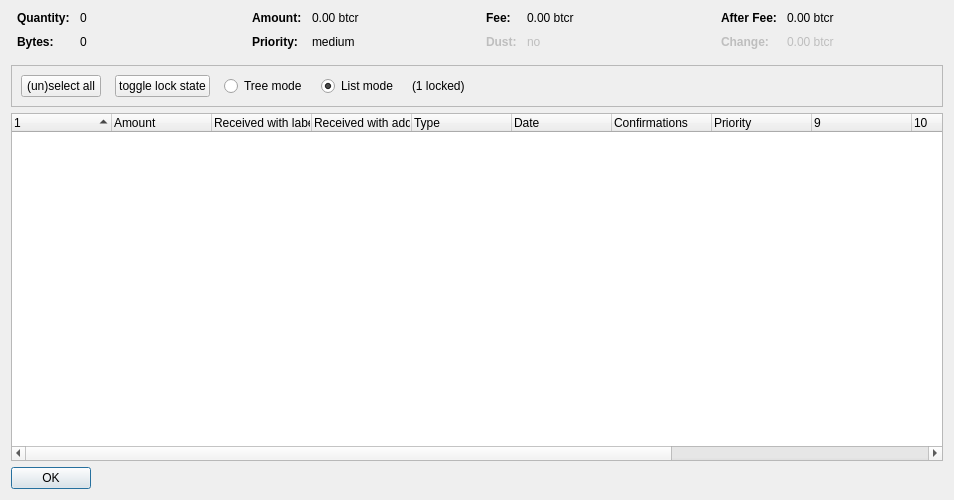
<?xml version="1.0" encoding="UTF-8"?>
<ui version="4.0">
 <class>CoinControlDialog</class>
 <widget class="QDialog" name="CoinControlDialog">
  <property name="geometry">
   <rect>
    <x>0</x>
    <y>0</y>
    <width>954</width>
    <height>500</height>
   </rect>
  </property>
  <property name="windowTitle">
   <string>Coin Selection</string>
  </property>
  <layout class="QVBoxLayout" name="verticalLayout">
   <item>
    <layout class="QHBoxLayout" name="horizontalLayoutTop" stretch="0,0,0,0">
     <property name="topMargin">
      <number>0</number>
     </property>
     <property name="bottomMargin">
      <number>10</number>
     </property>
     <item>
      <layout class="QFormLayout" name="formLayoutCoinControl1">
       <property name="horizontalSpacing">
        <number>10</number>
       </property>
       <property name="verticalSpacing">
        <number>10</number>
       </property>
       <property name="leftMargin">
        <number>6</number>
       </property>
       <property name="rightMargin">
        <number>6</number>
       </property>
       <item row="0" column="0">
        <widget class="QLabel" name="labelCoinControlQuantityText">
         <property name="font">
          <font>
           <weight>75</weight>
           <bold>true</bold>
          </font>
         </property>
         <property name="text">
          <string>Quantity:</string>
         </property>
        </widget>
       </item>
       <item row="0" column="1">
        <widget class="QLabel" name="labelCoinControlQuantity">
         <property name="cursor">
          <cursorShape>IBeamCursor</cursorShape>
         </property>
         <property name="contextMenuPolicy">
          <enum>Qt::ActionsContextMenu</enum>
         </property>
         <property name="text">
          <string notr="true">0</string>
         </property>
         <property name="textInteractionFlags">
          <set>Qt::LinksAccessibleByMouse|Qt::TextSelectableByKeyboard|Qt::TextSelectableByMouse</set>
         </property>
        </widget>
       </item>
       <item row="1" column="0">
        <widget class="QLabel" name="labelCoinControlBytesText">
         <property name="font">
          <font>
           <weight>75</weight>
           <bold>true</bold>
          </font>
         </property>
         <property name="text">
          <string>Bytes:</string>
         </property>
        </widget>
       </item>
       <item row="1" column="1">
        <widget class="QLabel" name="labelCoinControlBytes">
         <property name="cursor">
          <cursorShape>IBeamCursor</cursorShape>
         </property>
         <property name="contextMenuPolicy">
          <enum>Qt::ActionsContextMenu</enum>
         </property>
         <property name="text">
          <string notr="true">0</string>
         </property>
         <property name="textInteractionFlags">
          <set>Qt::LinksAccessibleByMouse|Qt::TextSelectableByKeyboard|Qt::TextSelectableByMouse</set>
         </property>
        </widget>
       </item>
      </layout>
     </item>
     <item>
      <layout class="QFormLayout" name="formLayoutCoinControl2">
       <property name="horizontalSpacing">
        <number>10</number>
       </property>
       <property name="verticalSpacing">
        <number>10</number>
       </property>
       <property name="leftMargin">
        <number>6</number>
       </property>
       <property name="rightMargin">
        <number>6</number>
       </property>
       <item row="0" column="0">
        <widget class="QLabel" name="labelCoinControlAmountText">
         <property name="font">
          <font>
           <weight>75</weight>
           <bold>true</bold>
          </font>
         </property>
         <property name="text">
          <string>Amount:</string>
         </property>
        </widget>
       </item>
       <item row="0" column="1">
        <widget class="QLabel" name="labelCoinControlAmount">
         <property name="cursor">
          <cursorShape>IBeamCursor</cursorShape>
         </property>
         <property name="contextMenuPolicy">
          <enum>Qt::ActionsContextMenu</enum>
         </property>
         <property name="text">
          <string notr="true">0.00 btcr</string>
         </property>
         <property name="textInteractionFlags">
          <set>Qt::LinksAccessibleByMouse|Qt::TextSelectableByKeyboard|Qt::TextSelectableByMouse</set>
         </property>
        </widget>
       </item>
       <item row="1" column="0">
        <widget class="QLabel" name="labelCoinControlPriorityText">
         <property name="font">
          <font>
           <weight>75</weight>
           <bold>true</bold>
          </font>
         </property>
         <property name="text">
          <string>Priority:</string>
         </property>
        </widget>
       </item>
       <item row="1" column="1">
        <widget class="QLabel" name="labelCoinControlPriority">
         <property name="cursor">
          <cursorShape>IBeamCursor</cursorShape>
         </property>
         <property name="contextMenuPolicy">
          <enum>Qt::ActionsContextMenu</enum>
         </property>
         <property name="text">
          <string>medium</string>
         </property>
         <property name="textInteractionFlags">
          <set>Qt::LinksAccessibleByMouse|Qt::TextSelectableByKeyboard|Qt::TextSelectableByMouse</set>
         </property>
        </widget>
       </item>
      </layout>
     </item>
     <item>
      <layout class="QFormLayout" name="formLayoutCoinControl3">
       <property name="horizontalSpacing">
        <number>10</number>
       </property>
       <property name="verticalSpacing">
        <number>10</number>
       </property>
       <property name="leftMargin">
        <number>6</number>
       </property>
       <property name="rightMargin">
        <number>6</number>
       </property>
       <item row="0" column="0">
        <widget class="QLabel" name="labelCoinControlFeeText">
         <property name="font">
          <font>
           <weight>75</weight>
           <bold>true</bold>
          </font>
         </property>
         <property name="text">
          <string>Fee:</string>
         </property>
        </widget>
       </item>
       <item row="0" column="1">
        <widget class="QLabel" name="labelCoinControlFee">
         <property name="cursor">
          <cursorShape>IBeamCursor</cursorShape>
         </property>
         <property name="contextMenuPolicy">
          <enum>Qt::ActionsContextMenu</enum>
         </property>
         <property name="text">
          <string notr="true">0.00 btcr</string>
         </property>
         <property name="textInteractionFlags">
          <set>Qt::LinksAccessibleByMouse|Qt::TextSelectableByKeyboard|Qt::TextSelectableByMouse</set>
         </property>
        </widget>
       </item>
       <item row="1" column="0">
        <widget class="QLabel" name="labelCoinControlLowOutputText">
         <property name="enabled">
          <bool>false</bool>
         </property>
         <property name="font">
          <font>
           <weight>75</weight>
           <bold>true</bold>
          </font>
         </property>
         <property name="text">
          <string>Dust:</string>
         </property>
        </widget>
       </item>
       <item row="1" column="1">
        <widget class="QLabel" name="labelCoinControlLowOutput">
         <property name="enabled">
          <bool>false</bool>
         </property>
         <property name="cursor">
          <cursorShape>IBeamCursor</cursorShape>
         </property>
         <property name="contextMenuPolicy">
          <enum>Qt::ActionsContextMenu</enum>
         </property>
         <property name="text">
          <string>no</string>
         </property>
         <property name="textInteractionFlags">
          <set>Qt::LinksAccessibleByMouse|Qt::TextSelectableByKeyboard|Qt::TextSelectableByMouse</set>
         </property>
        </widget>
       </item>
      </layout>
     </item>
     <item>
      <layout class="QFormLayout" name="formLayoutCoinControl4">
       <property name="horizontalSpacing">
        <number>10</number>
       </property>
       <property name="verticalSpacing">
        <number>10</number>
       </property>
       <property name="leftMargin">
        <number>6</number>
       </property>
       <property name="rightMargin">
        <number>6</number>
       </property>
       <item row="0" column="0">
        <widget class="QLabel" name="labelCoinControlAfterFeeText">
         <property name="font">
          <font>
           <weight>75</weight>
           <bold>true</bold>
          </font>
         </property>
         <property name="text">
          <string>After Fee:</string>
         </property>
        </widget>
       </item>
       <item row="0" column="1">
        <widget class="QLabel" name="labelCoinControlAfterFee">
         <property name="cursor">
          <cursorShape>IBeamCursor</cursorShape>
         </property>
         <property name="contextMenuPolicy">
          <enum>Qt::ActionsContextMenu</enum>
         </property>
         <property name="text">
          <string notr="true">0.00 btcr</string>
         </property>
         <property name="textInteractionFlags">
          <set>Qt::LinksAccessibleByMouse|Qt::TextSelectableByKeyboard|Qt::TextSelectableByMouse</set>
         </property>
        </widget>
       </item>
       <item row="1" column="0">
        <widget class="QLabel" name="labelCoinControlChangeText">
         <property name="enabled">
          <bool>false</bool>
         </property>
         <property name="font">
          <font>
           <weight>75</weight>
           <bold>true</bold>
          </font>
         </property>
         <property name="text">
          <string>Change:</string>
         </property>
        </widget>
       </item>
       <item row="1" column="1">
        <widget class="QLabel" name="labelCoinControlChange">
         <property name="enabled">
          <bool>false</bool>
         </property>
         <property name="cursor">
          <cursorShape>IBeamCursor</cursorShape>
         </property>
         <property name="contextMenuPolicy">
          <enum>Qt::ActionsContextMenu</enum>
         </property>
         <property name="text">
          <string notr="true">0.00 btcr</string>
         </property>
         <property name="textInteractionFlags">
          <set>Qt::LinksAccessibleByMouse|Qt::TextSelectableByKeyboard|Qt::TextSelectableByMouse</set>
         </property>
        </widget>
       </item>
      </layout>
     </item>
    </layout>
   </item>
   <item>
    <widget class="QFrame" name="frame">
     <property name="minimumSize">
      <size>
       <width>0</width>
       <height>40</height>
      </size>
     </property>
     <property name="frameShape">
      <enum>QFrame::StyledPanel</enum>
     </property>
     <property name="frameShadow">
      <enum>QFrame::Sunken</enum>
     </property>
     <layout class="QHBoxLayout" name="horizontalLayout">
      <item>
       <layout class="QHBoxLayout" name="horizontalLayoutPanel" stretch="0,0,0,0,0,0">
        <property name="spacing">
         <number>14</number>
        </property>
        <item>
         <widget class="QPushButton" name="pushButtonSelectAll">
          <property name="sizePolicy">
           <sizepolicy hsizetype="Maximum" vsizetype="Fixed">
            <horstretch>0</horstretch>
            <verstretch>0</verstretch>
           </sizepolicy>
          </property>
          <property name="text">
           <string>(un)select all</string>
          </property>
          <property name="autoDefault">
           <bool>false</bool>
          </property>
         </widget>
        </item>
        <item>
         <widget class="QPushButton" name="pushButtonToggleLock">
          <property name="sizePolicy">
           <sizepolicy hsizetype="Maximum" vsizetype="Fixed">
            <horstretch>0</horstretch>
            <verstretch>0</verstretch>
           </sizepolicy>
          </property>
          <property name="text">
           <string>toggle lock state</string>
          </property>
          <property name="autoDefault">
           <bool>false</bool>
          </property>
         </widget>
        </item>
        <item>
         <widget class="QRadioButton" name="radioTreeMode">
          <property name="sizePolicy">
           <sizepolicy hsizetype="Maximum" vsizetype="Fixed">
            <horstretch>0</horstretch>
            <verstretch>0</verstretch>
           </sizepolicy>
          </property>
          <property name="text">
           <string>Tree mode</string>
          </property>
         </widget>
        </item>
        <item>
         <widget class="QRadioButton" name="radioListMode">
          <property name="sizePolicy">
           <sizepolicy hsizetype="Maximum" vsizetype="Fixed">
            <horstretch>0</horstretch>
            <verstretch>0</verstretch>
           </sizepolicy>
          </property>
          <property name="text">
           <string>List mode</string>
          </property>
          <property name="checked">
           <bool>true</bool>
          </property>
         </widget>
        </item>
        <item>
         <widget class="QLabel" name="labelLocked">
          <property name="text">
           <string>(1 locked)</string>
          </property>
         </widget>
        </item>
        <item>
         <spacer name="horizontalSpacer">
          <property name="orientation">
           <enum>Qt::Horizontal</enum>
          </property>
          <property name="sizeHint" stdset="0">
           <size>
            <width>40</width>
            <height>20</height>
           </size>
          </property>
         </spacer>
        </item>
       </layout>
      </item>
     </layout>
    </widget>
   </item>
   <item>
    <widget class="CoinControlTreeWidget" name="treeWidget">
     <property name="contextMenuPolicy">
      <enum>Qt::CustomContextMenu</enum>
     </property>
     <property name="sortingEnabled">
      <bool>false</bool>
     </property>
     <property name="columnCount">
      <number>13</number>
     </property>
     <attribute name="headerShowSortIndicator" stdset="0">
      <bool>true</bool>
     </attribute>
     <attribute name="headerStretchLastSection">
      <bool>false</bool>
     </attribute>
     <column>
      <property name="text">
       <string/>
      </property>
     </column>
     <column>
      <property name="text">
       <string>Amount</string>
      </property>
     </column>
     <column>
      <property name="text">
       <string>Received with label</string>
      </property>
     </column>
     <column>
      <property name="text">
       <string>Received with address</string>
      </property>
     </column>
     <column>
      <property name="text">
       <string>Type</string>
      </property>
     </column>
     <column>
      <property name="text">
       <string>Date</string>
      </property>
     </column>
     <column>
      <property name="text">
       <string>Confirmations</string>
      </property>
      <property name="toolTip">
       <string>Confirmed</string>
      </property>
     </column>
     <column>
      <property name="text">
       <string>Priority</string>
      </property>
     </column>
     <column>
      <property name="text">
       <string/>
      </property>
     </column>
     <column>
      <property name="text">
       <string/>
      </property>
     </column>
     <column>
      <property name="text">
       <string/>
      </property>
     </column>
     <column>
      <property name="text">
       <string/>
      </property>
     </column>
     <column>
      <property name="text">
       <string/>
      </property>
     </column>
    </widget>
   </item>
   <item>
    <widget class="QDialogButtonBox" name="buttonBox">
     <property name="sizePolicy">
      <sizepolicy hsizetype="Maximum" vsizetype="Fixed">
       <horstretch>0</horstretch>
       <verstretch>0</verstretch>
      </sizepolicy>
     </property>
     <property name="orientation">
      <enum>Qt::Horizontal</enum>
     </property>
     <property name="standardButtons">
      <set>QDialogButtonBox::Ok</set>
     </property>
    </widget>
   </item>
  </layout>
 </widget>
 <customwidgets>
  <customwidget>
   <class>CoinControlTreeWidget</class>
   <extends>QTreeWidget</extends>
   <header>coincontroltreewidget.h</header>
  </customwidget>
 </customwidgets>
 <resources/>
 <connections/>
</ui>
